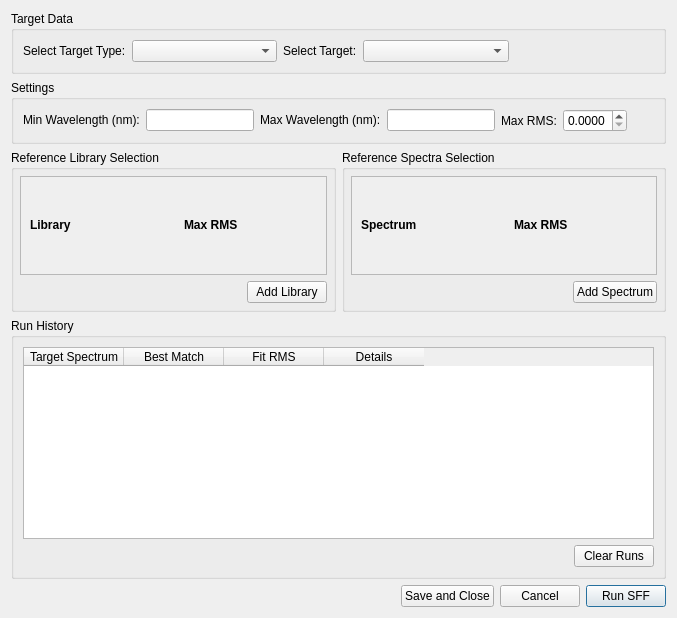
<?xml version="1.0" encoding="UTF-8"?>
<ui version="4.0">
 <class>SpectralFeatureFitting</class>
 <widget class="QWidget" name="SpectralFeatureFitting">
  <property name="geometry">
   <rect>
    <x>0</x>
    <y>0</y>
    <width>677</width>
    <height>618</height>
   </rect>
  </property>
  <property name="windowTitle">
   <string>Spectral Feature Fitting</string>
  </property>
  <layout class="QVBoxLayout" name="verticalLayout">
   <item>
    <widget class="QGroupBox" name="groupBox">
     <property name="title">
      <string>Target Data</string>
     </property>
     <layout class="QHBoxLayout" name="targetLayout">
      <item>
       <widget class="QLabel" name="label_type">
        <property name="text">
         <string>Select Target Type:</string>
        </property>
       </widget>
      </item>
      <item>
       <widget class="QComboBox" name="SelectTargetData">
        <property name="sizePolicy">
         <sizepolicy hsizetype="Expanding" vsizetype="Fixed">
          <horstretch>0</horstretch>
          <verstretch>0</verstretch>
         </sizepolicy>
        </property>
       </widget>
      </item>
      <item>
       <widget class="QLabel" name="label_target">
        <property name="text">
         <string>Select Target:</string>
        </property>
       </widget>
      </item>
      <item>
       <widget class="QComboBox" name="SelectTargetData_2">
        <property name="sizePolicy">
         <sizepolicy hsizetype="Expanding" vsizetype="Fixed">
          <horstretch>0</horstretch>
          <verstretch>0</verstretch>
         </sizepolicy>
        </property>
       </widget>
      </item>
      <item>
       <spacer name="targetSpacer">
        <property name="orientation">
         <enum>Qt::Horizontal</enum>
        </property>
        <property name="sizeHint" stdset="0">
         <size>
          <width>40</width>
          <height>20</height>
         </size>
        </property>
       </spacer>
      </item>
     </layout>
    </widget>
   </item>
   <item>
    <widget class="QGroupBox" name="groupBox_2">
     <property name="title">
      <string>Settings</string>
     </property>
     <layout class="QHBoxLayout" name="settingsLayout">
      <property name="spacing">
       <number>6</number>
      </property>
      <item>
       <layout class="QFormLayout" name="minLayout">
        <item row="0" column="0">
         <widget class="QLabel" name="label_min">
          <property name="text">
           <string>Min Wavelength (nm):</string>
          </property>
         </widget>
        </item>
        <item row="0" column="1">
         <widget class="QLineEdit" name="lineEdit">
          <property name="sizePolicy">
           <sizepolicy hsizetype="Minimum" vsizetype="Fixed">
            <horstretch>0</horstretch>
            <verstretch>0</verstretch>
           </sizepolicy>
          </property>
         </widget>
        </item>
       </layout>
      </item>
      <item>
       <layout class="QFormLayout" name="maxLayout">
        <item row="0" column="0">
         <widget class="QLabel" name="label_max">
          <property name="text">
           <string>Max Wavelength (nm):</string>
          </property>
         </widget>
        </item>
        <item row="0" column="1">
         <widget class="QLineEdit" name="lineEdit_2">
          <property name="sizePolicy">
           <sizepolicy hsizetype="Minimum" vsizetype="Fixed">
            <horstretch>0</horstretch>
            <verstretch>0</verstretch>
           </sizepolicy>
          </property>
         </widget>
        </item>
       </layout>
      </item>
      <item>
       <layout class="QFormLayout" name="thrLayout">
        <item row="0" column="0">
         <widget class="QLabel" name="label_threshold">
          <property name="text">
           <string>Max RMS:</string>
          </property>
         </widget>
        </item>
        <item row="0" column="1">
         <widget class="QDoubleSpinBox" name="threshSpinBox">
          <property name="sizePolicy">
           <sizepolicy hsizetype="Minimum" vsizetype="Fixed">
            <horstretch>0</horstretch>
            <verstretch>0</verstretch>
           </sizepolicy>
          </property>
          <property name="keyboardTracking">
           <bool>false</bool>
          </property>
          <property name="decimals">
           <number>4</number>
          </property>
          <property name="minimum">
           <double>0.000000000000000</double>
          </property>
          <property name="maximum">
           <double>1.000000000000000</double>
          </property>
          <property name="singleStep">
           <double>0.005000000000000</double>
          </property>
         </widget>
        </item>
       </layout>
      </item>
      <item>
       <spacer name="settingsSpacer">
        <property name="orientation">
         <enum>Qt::Horizontal</enum>
        </property>
        <property name="sizeHint" stdset="0">
         <size>
          <width>40</width>
          <height>20</height>
         </size>
        </property>
       </spacer>
      </item>
     </layout>
    </widget>
   </item>
   <item>
    <layout class="QHBoxLayout" name="midLayout">
     <item>
      <widget class="QGroupBox" name="groupBox_3">
       <property name="title">
        <string>Reference Library Selection</string>
       </property>
       <layout class="QVBoxLayout" name="verticalLayout_lib">
        <property name="spacing">
         <number>6</number>
        </property>
        <property name="leftMargin">
         <number>6</number>
        </property>
        <property name="topMargin">
         <number>6</number>
        </property>
        <property name="rightMargin">
         <number>6</number>
        </property>
        <property name="bottomMargin">
         <number>6</number>
        </property>
        <item>
         <widget class="QScrollArea" name="libScroll">
          <property name="widgetResizable">
           <bool>true</bool>
          </property>
          <widget class="QWidget" name="libContainer">
           <property name="geometry">
            <rect>
             <x>0</x>
             <y>0</y>
             <width>310</width>
             <height>128</height>
            </rect>
           </property>
           <layout class="QGridLayout" name="libGrid" columnstretch="0,0">
            <property name="leftMargin">
             <number>9</number>
            </property>
            <property name="topMargin">
             <number>9</number>
            </property>
            <property name="rightMargin">
             <number>9</number>
            </property>
            <property name="bottomMargin">
             <number>9</number>
            </property>
            <property name="horizontalSpacing">
             <number>20</number>
            </property>
            <item row="0" column="0">
             <widget class="QLabel" name="hdr_lib">
              <property name="text">
               <string>&lt;b&gt;Library&lt;/b&gt;</string>
              </property>
              <property name="alignment">
               <set>Qt::AlignLeading|Qt::AlignLeft|Qt::AlignVCenter</set>
              </property>
             </widget>
            </item>
            <item row="0" column="1">
             <widget class="QLabel" name="hdr_thresh_lib">
              <property name="text">
               <string>&lt;b&gt;Max RMS&lt;/b&gt;</string>
              </property>
              <property name="alignment">
               <set>Qt::AlignLeading|Qt::AlignLeft|Qt::AlignVCenter</set>
              </property>
             </widget>
            </item>
           </layout>
          </widget>
         </widget>
        </item>
        <item alignment="Qt::AlignRight">
         <widget class="QPushButton" name="addLibBtn">
          <property name="text">
           <string>Add Library</string>
          </property>
          <property name="autoDefault">
           <bool>false</bool>
          </property>
          <property name="default">
           <bool>false</bool>
          </property>
         </widget>
        </item>
       </layout>
      </widget>
     </item>
     <item>
      <widget class="QGroupBox" name="groupBox_5">
       <property name="title">
        <string>Reference Spectra Selection</string>
       </property>
       <layout class="QVBoxLayout" name="verticalLayout_spec">
        <property name="spacing">
         <number>6</number>
        </property>
        <property name="leftMargin">
         <number>6</number>
        </property>
        <property name="topMargin">
         <number>6</number>
        </property>
        <property name="rightMargin">
         <number>6</number>
        </property>
        <property name="bottomMargin">
         <number>6</number>
        </property>
        <item>
         <widget class="QScrollArea" name="specScroll">
          <property name="widgetResizable">
           <bool>true</bool>
          </property>
          <widget class="QWidget" name="specContainer">
           <property name="geometry">
            <rect>
             <x>0</x>
             <y>0</y>
             <width>309</width>
             <height>128</height>
            </rect>
           </property>
           <layout class="QGridLayout" name="specGrid" rowstretch="0" columnstretch="0,0">
            <property name="leftMargin">
             <number>9</number>
            </property>
            <property name="topMargin">
             <number>9</number>
            </property>
            <property name="rightMargin">
             <number>9</number>
            </property>
            <property name="bottomMargin">
             <number>9</number>
            </property>
            <property name="horizontalSpacing">
             <number>20</number>
            </property>
            <item row="0" column="0">
             <widget class="QLabel" name="hdr_spec">
              <property name="text">
               <string>&lt;b&gt;Spectrum&lt;/b&gt;</string>
              </property>
              <property name="alignment">
               <set>Qt::AlignLeading|Qt::AlignLeft|Qt::AlignVCenter</set>
              </property>
             </widget>
            </item>
            <item row="0" column="1">
             <widget class="QLabel" name="hdr_thresh_spec">
              <property name="text">
               <string>&lt;b&gt;Max RMS&lt;/b&gt;</string>
              </property>
              <property name="alignment">
               <set>Qt::AlignLeading|Qt::AlignLeft|Qt::AlignVCenter</set>
              </property>
             </widget>
            </item>
           </layout>
          </widget>
         </widget>
        </item>
        <item alignment="Qt::AlignRight">
         <widget class="QPushButton" name="addSpecBtn">
          <property name="text">
           <string>Add Spectrum</string>
          </property>
          <property name="autoDefault">
           <bool>false</bool>
          </property>
          <property name="default">
           <bool>false</bool>
          </property>
         </widget>
        </item>
       </layout>
      </widget>
     </item>
    </layout>
   </item>
   <item>
    <widget class="QGroupBox" name="groupBox_4">
     <property name="title">
      <string>Run History</string>
     </property>
     <layout class="QVBoxLayout" name="historyLayout">
      <item>
       <widget class="QTableWidget" name="tableWidget">
        <property name="sizePolicy">
         <sizepolicy hsizetype="Expanding" vsizetype="Expanding">
          <horstretch>0</horstretch>
          <verstretch>0</verstretch>
         </sizepolicy>
        </property>
        <column>
         <property name="text">
          <string>Target Spectrum</string>
         </property>
        </column>
        <column>
         <property name="text">
          <string>Best Match</string>
         </property>
        </column>
        <column>
         <property name="text">
          <string>Fit RMS</string>
         </property>
        </column>
        <column>
         <property name="text">
          <string>Details</string>
         </property>
        </column>
       </widget>
      </item>
      <item>
       <layout class="QHBoxLayout" name="clearRunsLayout">
        <item>
         <spacer name="clearRunsSpacer">
          <property name="orientation">
           <enum>Qt::Horizontal</enum>
          </property>
          <property name="sizeHint" stdset="0">
           <size>
            <width>40</width>
            <height>20</height>
           </size>
          </property>
         </spacer>
        </item>
        <item>
         <widget class="QPushButton" name="clearRunsBtn">
          <property name="text">
           <string>Clear Runs</string>
          </property>
          <property name="autoDefault">
           <bool>false</bool>
          </property>
          <property name="default">
           <bool>false</bool>
          </property>
         </widget>
        </item>
       </layout>
      </item>
     </layout>
    </widget>
   </item>
   <item>
    <layout class="QHBoxLayout" name="btnLayout">
     <item>
      <spacer name="btnSpacer">
       <property name="orientation">
        <enum>Qt::Horizontal</enum>
       </property>
       <property name="sizeHint" stdset="0">
        <size>
         <width>40</width>
         <height>20</height>
        </size>
       </property>
      </spacer>
     </item>
     <item>
      <widget class="QPushButton" name="addSaveCloseBtn">
       <property name="text">
        <string>Save and Close</string>
       </property>
       <property name="autoDefault">
        <bool>false</bool>
       </property>
       <property name="default">
        <bool>false</bool>
       </property>
      </widget>
     </item>
     <item>
      <widget class="QPushButton" name="addCancelBtn">
       <property name="text">
        <string>Cancel</string>
       </property>
       <property name="autoDefault">
        <bool>false</bool>
       </property>
       <property name="default">
        <bool>false</bool>
       </property>
      </widget>
     </item>
     <item>
      <widget class="QPushButton" name="addRunSFFBtn">
       <property name="text">
        <string>Run SFF</string>
       </property>
       <property name="autoDefault">
        <bool>true</bool>
       </property>
       <property name="default">
        <bool>true</bool>
       </property>
      </widget>
     </item>
    </layout>
   </item>
  </layout>
 </widget>
 <resources/>
 <connections/>
</ui>
